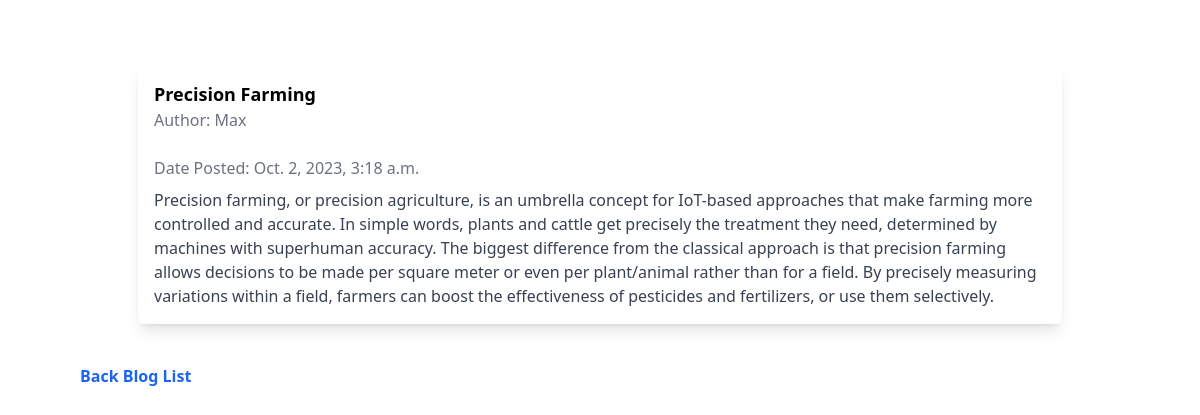
The page /blog/9/ on the database as committed earlier.
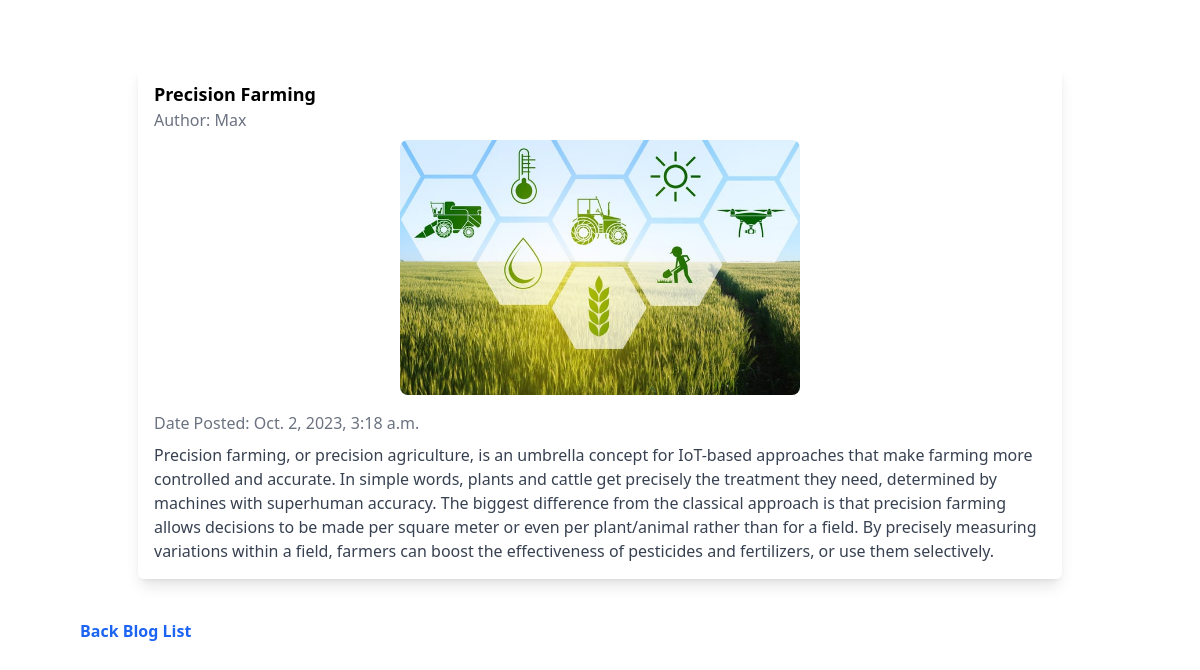
The same page on the database as committed later.
### agro/models.py (models this page shows, shortened)
class BlogPost(models.Model):
    title = models.CharField(max_length=200)
    content = models.TextField()
    author = models.ForeignKey(User, on_delete=models.CASCADE)
    image = models.ImageField(upload_to='product_images/', blank=True, null=True)
    date_posted = models.DateTimeField(auto_now_add=True)
    class Meta:
        ordering = ['-date_posted', ]

### agro/views.py (the view)
# urls.py: path('blog/<int:pk>/', views.BlogDetailView.as_view(), name='blog_detail'),
class BlogDetailView(DetailView):
    model = BlogPost
    template_name = 'agro/blog_detail.html'
    context_object_name = 'post'

### templates/agro/blog_detail.html (shortened to what this page needs)
{% extends "agro/base.html" %}
{% load static %}
    {% block content %}
    <main class="p-10">
        <div class="container mx-auto py-6">
            <div class="bg-white shadow-lg rounded-md p-4">
                <h2 class="text-lg font-semibold">{{ post.title }}</h2>
                <p class="text-gray-500 mb-2">Author: {{ post.author }}</p>
                <div class="flex justify-center">
                    <img src="{{ post.image.url }}" alt="{{ post.name }}"
                        class="mb-4 max-w-full h-auto rounded-lg" style="width: 400px;">
                </div>
                <p class="text-gray-500 mb-2">Date Posted: {{ post.date_posted }}</p>
                <p class="text-gray-700">{{ post.content|safe }}</p>
            </div>
        </div>
        <div class="p-4 ml-6">
            <a href="{% url 'agro:blog_list' %}" class="text-blue-600 font-bold">Back
                Blog List</a>
        </div>
    </main>
    {% endblock content %}

Rows that differ between the two databases and show on the page:
changed BlogPost "Precision Farming": image: picture added
